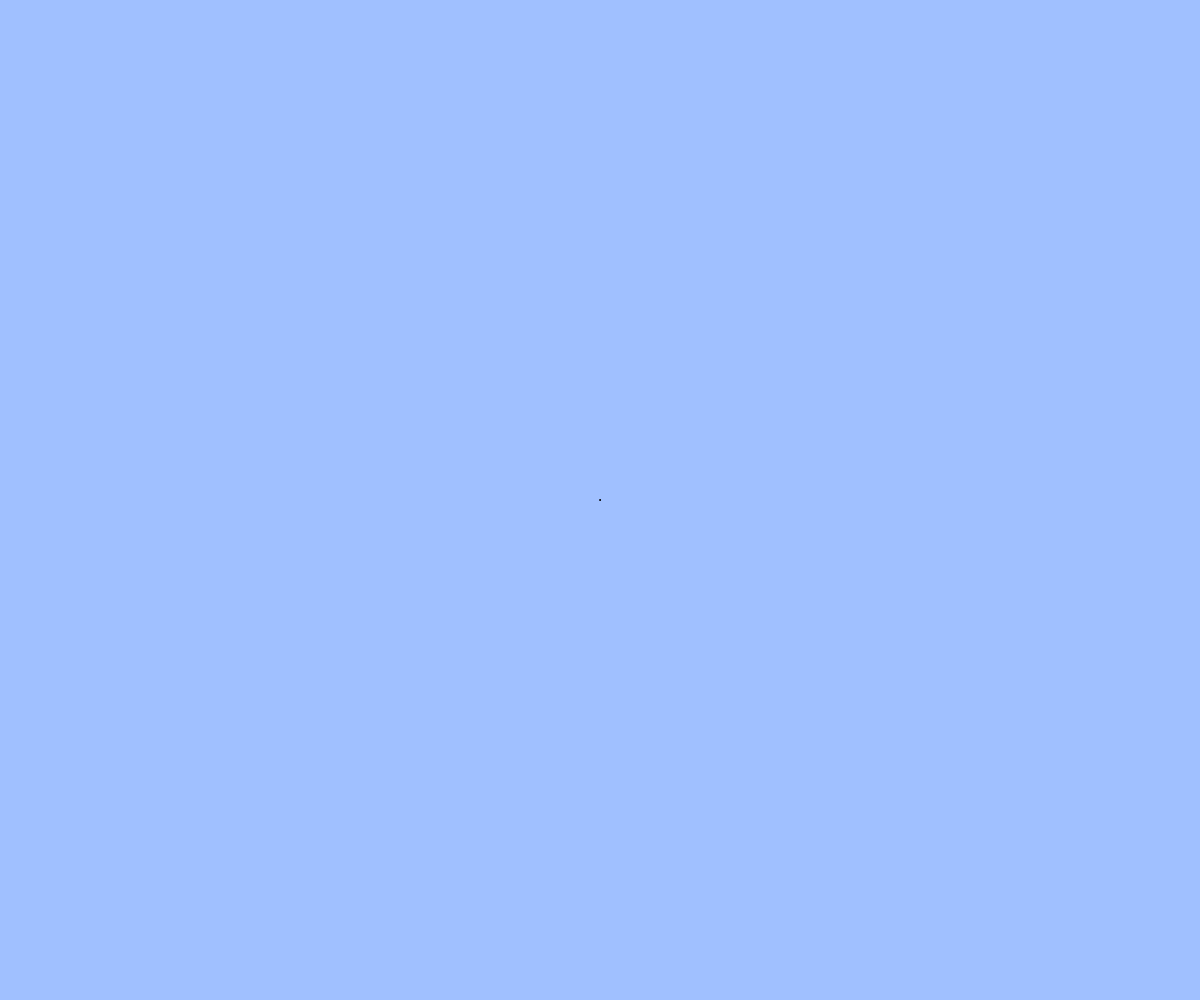
Frame 1 (no input)
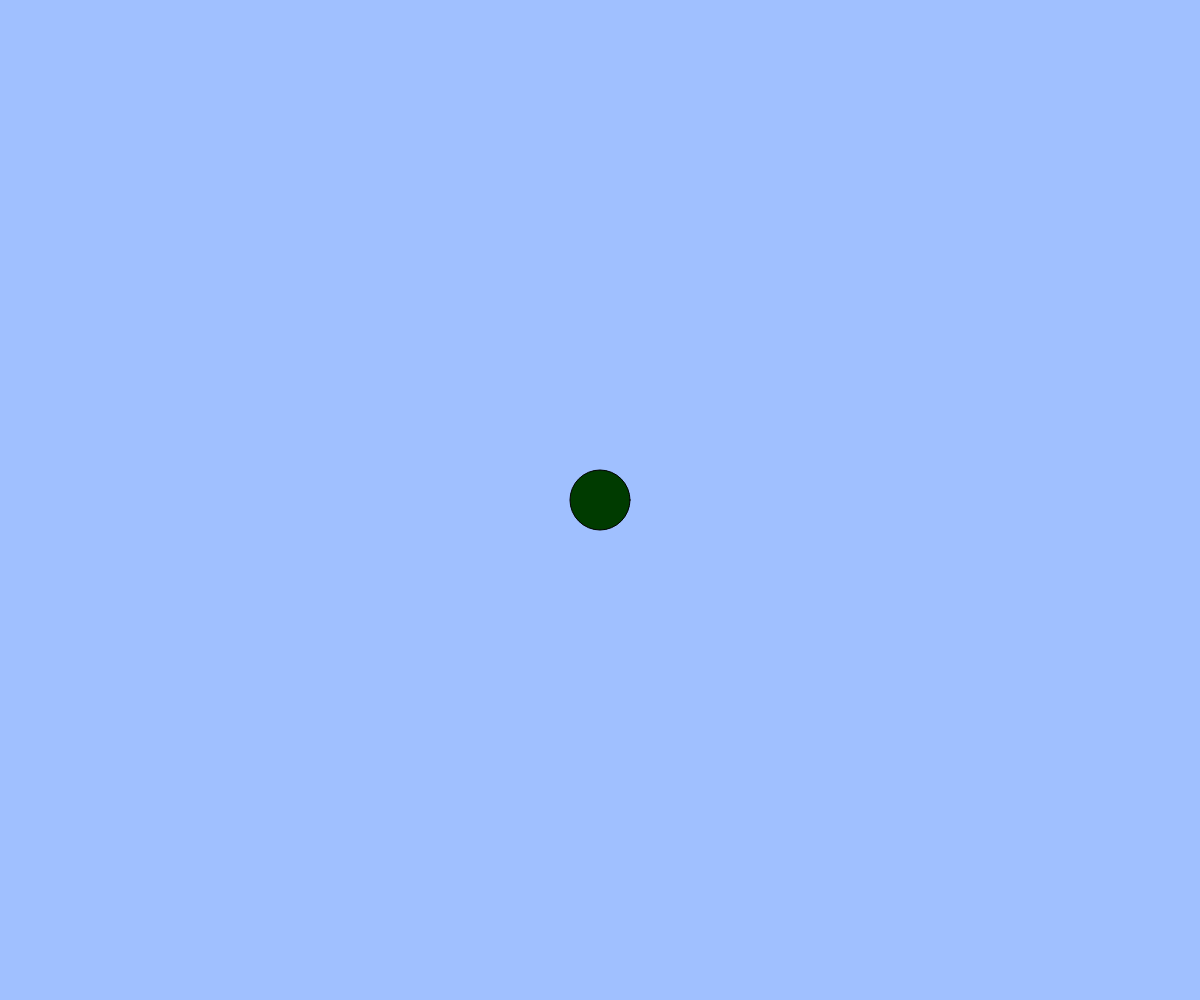
Frame 60 (no input)
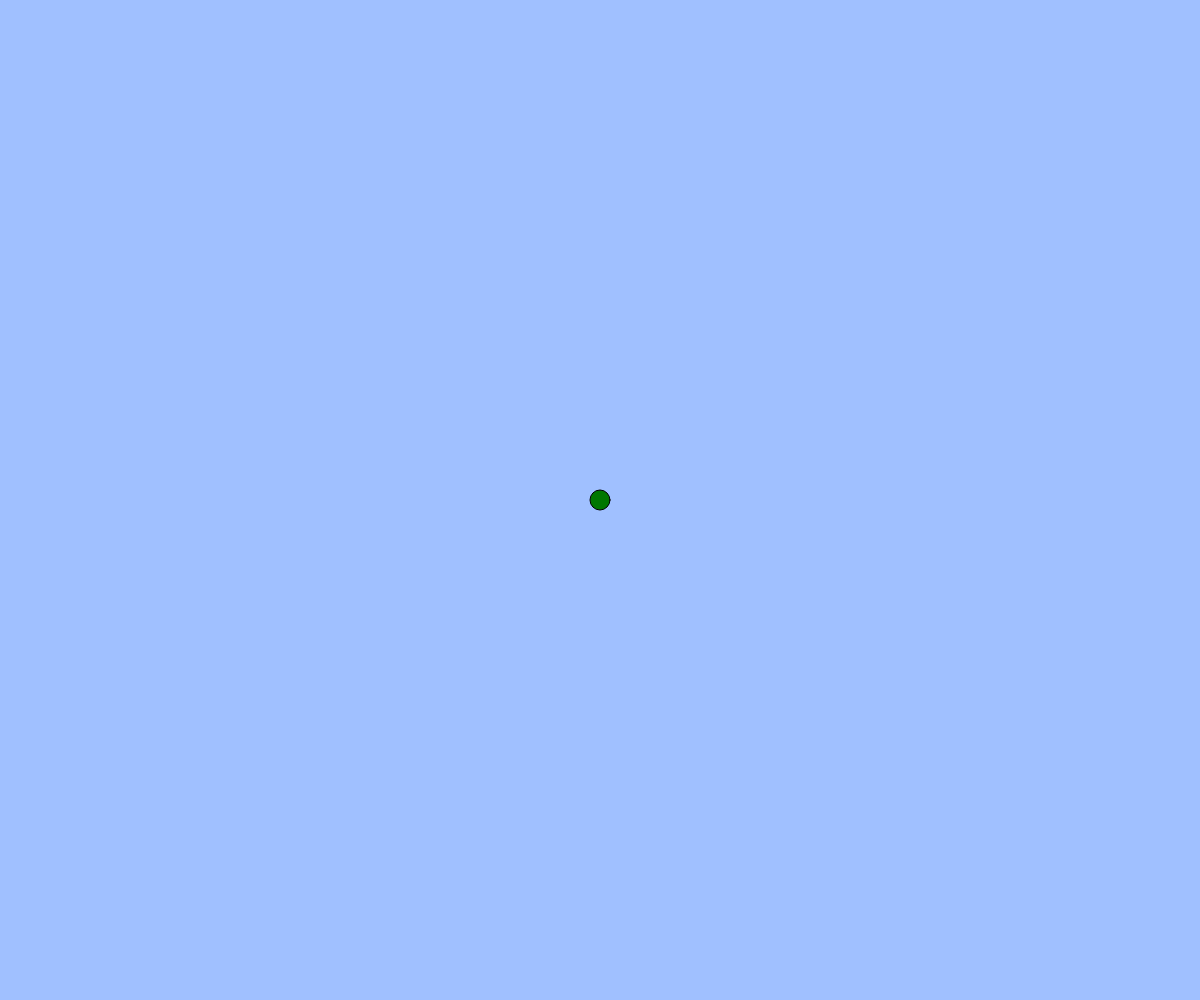
Frame 120 (the mouse pressed at the canvas centre since frame 60)

The p5.js sketch that drew these frames (run headless with seeded random() and noise() and a simulated clock; from frame 60 on, the mouse is pressed at the canvas centre):

// p5.js sketch
// ── sketch.js
// 練習問題「心臓の鼓動のように大きくなったり小さくなったりする円」
//大きくなったり小さくなったりしながら動くようにしてみたい
let x, y, vx, a, b;

function setup(){
  createCanvas(windowWidth, windowHeight);
  x = 2 //ここで最初の円の大きさを指定
  y = 0 //これで色を操る、今は速度と連動させて色を決めてる
  vx = 1
  a = width / 2
  b = height / 2
  count = 0
  cycle = 100
}

function draw(){
  background(160, 192, 255);　//←これなくても大丈夫。
  count = (count + 1) % cycle
  fill(0, y, y * -1); //色で遊んでみても面白いかも
  ellipse(a, b, count); //3-2は座標が移動したが今回は大きさが変化する
  x += vx; //定数１でも作動するが、方向を持たせたいので文字に置き換える 　
  y += vx

  if(keyIsDown(LEFT_ARROW)){ a -= 5; }
  if(keyIsDown(RIGHT_ARROW)){ a += 5; }
  if(keyIsDown(UP_ARROW)){ b -= 5; }
  if(keyIsDown(DOWN_ARROW)){ b += 5; }
  if(keyIsDown(" ".charCodeAt(0))){count = (count + 1) % 200}


  a = constrain(a, 0, width);
  b = constrain(b, 0, height);
   // （1）新しく生成するパターン
  // 　if(x > width){ x = 0; }
  // 　else if(x < 0){ x = width; }
  // 　if(x > height){ x = 0; }
  // 　if(x < 0){ x = height; } //ここまでで上下か左右に触れたら再び新しい円ができる仕様に。

  if(x > height || x > width || 0 > x){ vx = -1 * vx; }
}

function keyPressed(){
  if(key == " "){ // スペースキーを押したらリセット
    a = width / 2;
    b = height / 2;
  }
}

function windowResized(){
  resizeCanvas(windowWidth, windowHeight);
}

//気づいたこと。ひとつの{}にはひとつのxとyのみ
